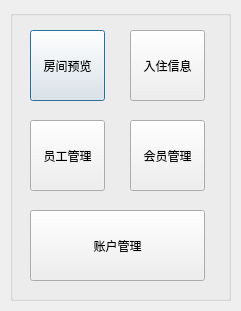
<?xml version="1.0" encoding="UTF-8"?>
<ui version="4.0">
 <class>mainDialog</class>
 <widget class="QDialog" name="mainDialog">
  <property name="geometry">
   <rect>
    <x>0</x>
    <y>0</y>
    <width>241</width>
    <height>311</height>
   </rect>
  </property>
  <property name="windowTitle">
   <string>Dialog</string>
  </property>
  <widget class="QGroupBox" name="groupBox">
   <property name="geometry">
    <rect>
     <x>10</x>
     <y>10</y>
     <width>221</width>
     <height>291</height>
    </rect>
   </property>
   <property name="title">
    <string/>
   </property>
   <widget class="QPushButton" name="pushButton">
    <property name="geometry">
     <rect>
      <x>20</x>
      <y>20</y>
      <width>75</width>
      <height>71</height>
     </rect>
    </property>
    <property name="text">
     <string>房间预览</string>
    </property>
   </widget>
   <widget class="QPushButton" name="pushButton_4">
    <property name="geometry">
     <rect>
      <x>120</x>
      <y>110</y>
      <width>75</width>
      <height>71</height>
     </rect>
    </property>
    <property name="text">
     <string>会员管理</string>
    </property>
   </widget>
   <widget class="QPushButton" name="pushButton_3">
    <property name="geometry">
     <rect>
      <x>20</x>
      <y>110</y>
      <width>75</width>
      <height>71</height>
     </rect>
    </property>
    <property name="text">
     <string>员工管理</string>
    </property>
   </widget>
   <widget class="QPushButton" name="pushButton_2">
    <property name="geometry">
     <rect>
      <x>120</x>
      <y>20</y>
      <width>75</width>
      <height>71</height>
     </rect>
    </property>
    <property name="text">
     <string>入住信息</string>
    </property>
   </widget>
   <widget class="QPushButton" name="pushButton_5">
    <property name="geometry">
     <rect>
      <x>20</x>
      <y>200</y>
      <width>175</width>
      <height>71</height>
     </rect>
    </property>
    <property name="text">
     <string>账户管理</string>
    </property>
   </widget>
  </widget>
 </widget>
 <resources/>
 <connections/>
</ui>
